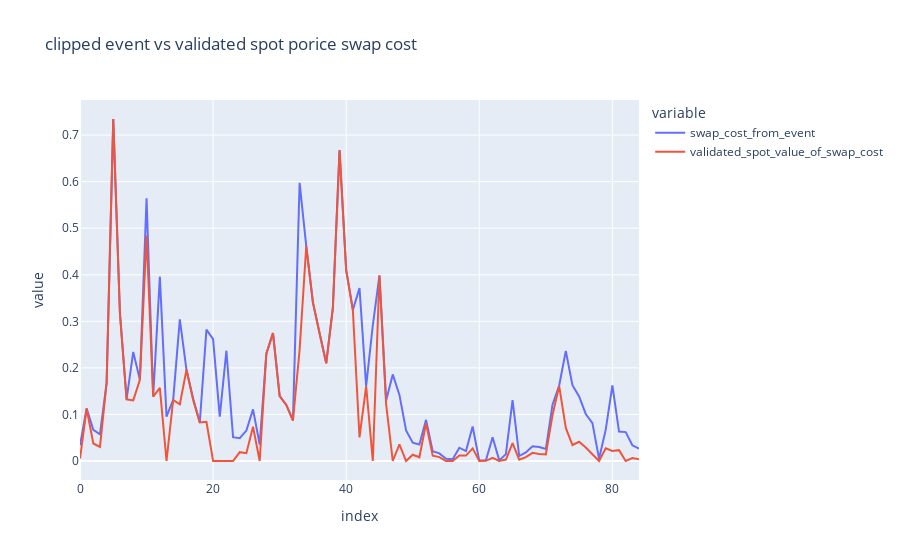

The notebook cell saved with this chart:
### Code cell
px.line(rebalance_from_idle_df[['swap_cost_from_event', 'validated_spot_value_of_swap_cost']].clip(lower=0), title='clipped event vs validated spot porice swap cost')

### Figure 1 — Plotly figure (JSON) as saved in the notebook; plotly's stock layout.template omitted (floating-point values rounded to 4 significant figures)
{"data": [{"hovertemplate": "variable=swap_cost_from_event<br>index=%{x}<br>value=%{y}<extra></extra>", "legendgroup": "swap_cost_from_event", "line": {"color": "#636efa", "dash": "solid"}, "marker": {"symbol": "circle"}, "mode": "lines", "name": "swap_cost_from_event", "orientation": "v", "showlegend": true, "type": "scatter", "x": [0, 1, 2, 3, 4, 5, 6, 7, 8, 9, 10, 11, 12, 13, 14, 15, 16, 17, 18, 19, 20, 21, 22, 23, 24, 25, 26, 27, 28, 29, 30, 31, 32, 33, 34, 35, 36, 37, 38, 39, 40, 41, 42, 43, 44, 45, 46, 47, 48, 49, 50, 51, 52, 53, 54, 55, 56, 57, 58, 59, 60, 61, 62, 63, 64, 65, 66, 67, 68, 69, 70, 71, 72, 73, 74, 75, 76, 77, 78, 79, 80, 81, 82, 83, 84], "xaxis": "x", "y": [0.03374, 0.1128, 0.06677, 0.05727, 0.1676, 0.7343, 0.3177, 0.1326, 0.2342, 0.1745, 0.5644, 0.1384, 0.3959, 0.09518, 0.1312, 0.3042, 0.1959, 0.1341, 0.08273, 0.2823, 0.2616, 0.0953, 0.2369, 0.05111, 0.04902, 0.06538, 0.1108, 0.03546, 0.2305, 0.2749, 0.1397, 0.1205, 0.08706, 0.5976, 0.4616, 0.3408, 0.2744, 0.2101, 0.3304, 0.6676, 0.4097, 0.3246, 0.3712, 0.1609, 0.2915, 0.3984, 0.1302, 0.186, 0.142, 0.06565, 0.03946, 0.03528, 0.08832, 0.02112, 0.01643, 0.004845, 0.003657, 0.02856, 0.02134, 0.0741, 0.0008077, 0.00147, 0.05117, 0.001296, 0.0148, 0.1308, 0.01072, 0.01846, 0.03182, 0.02992, 0.02566, 0.121, 0.1617, 0.2364, 0.1627, 0.1385, 0.101, 0.08152, 0.004675, 0.06733, 0.1623, 0.06328, 0.06212, 0.03376, 0.02661], "yaxis": "y"}, {"hovertemplate": "variable=validated_spot_value_of_swap_cost<br>index=%{x}<br>value=%{y}<extra></extra>", "legendgroup": "validated_spot_value_of_swap_cost", "line": {"color": "#EF553B", "dash": "solid"}, "marker": {"symbol": "circle"}, "mode": "lines", "name": "validated_spot_value_of_swap_cost", "orientation": "v", "showlegend": true, "type": "scatter", "x": [0, 1, 2, 3, 4, 5, 6, 7, 8, 9, 10, 11, 12, 13, 14, 15, 16, 17, 18, 19, 20, 21, 22, 23, 24, 25, 26, 27, 28, 29, 30, 31, 32, 33, 34, 35, 36, 37, 38, 39, 40, 41, 42, 43, 44, 45, 46, 47, 48, 49, 50, 51, 52, 53, 54, 55, 56, 57, 58, 59, 60, 61, 62, 63, 64, 65, 66, 67, 68, 69, 70, 71, 72, 73, 74, 75, 76, 77, 78, 79, 80, 81, 82, 83, 84], "xaxis": "x", "y": [0.005152, 0.1128, 0.03757, 0.03032, 0.1676, 0.7345, 0.3164, 0.1326, 0.1301, 0.1745, 0.4844, 0.1384, 0.1571, 0, 0.1312, 0.1217, 0.1959, 0.131, 0.08273, 0.08412, 0, 0, 0, 0, 0.01891, 0.01675, 0.07371, 0, 0.2297, 0.2749, 0.1395, 0.1205, 0.0867, 0.2389, 0.4611, 0.3407, 0.2744, 0.2097, 0.3277, 0.6676, 0.4098, 0.3247, 0.05053, 0.1609, 0, 0.3984, 0.1223, 0, 0.03566, 0, 0.01351, 0.007965, 0.0809, 0.01148, 0.008348, 0, 0, 0.01195, 0.01164, 0.02705, 0, 0.0002728, 0.006936, 0.0002294, 0.003071, 0.03848, 0.00286, 0.008374, 0.01758, 0.01508, 0.01432, 0.09816, 0.1612, 0.07099, 0.03433, 0.04139, 0.02912, 0.01555, 0, 0.02734, 0.02155, 0.02329, 0, 0.006189, 0.003796], "yaxis": "y"}], "layout": {"legend": {"title": {"text": "variable"}, "tracegroupgap": 0}, "title": {"text": "clipped event vs validated spot porice swap cost"}, "xaxis": {"anchor": "y", "domain": [0, 1], "title": {"text": "index"}}, "yaxis": {"anchor": "x", "domain": [0, 1], "title": {"text": "value"}}}}
